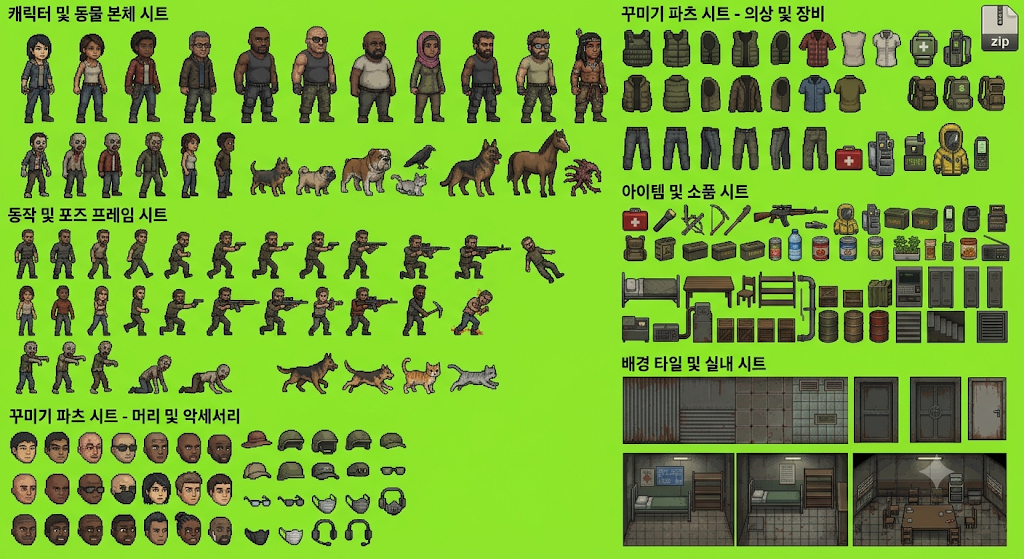
#> input picture legacy/asset-pipeline/source-sheet.png, 1024 x 559 px
$ python build.py
#> lines starting #> are read from the running program, lines starting #| are printed output that depends on the picture; after the words box and inside, x2 and y2 are one past the last pixel; in counts of white or black regions, pixels touching at a corner belong together
### legacy/asset-pipeline/extract.py
import sys, json
from PIL import Image, ImageDraw
import numpy as np
from scipy import ndimage as ndi
SRC='source-sheet.png'
def load():
    im=Image.open(SRC).convert('RGB'); a=np.array(im).astype(float)
#> in load, im is the input picture: PIL image 1024x559 RGB; mean R, G, B 116.9, 169.2, 50
    bg=np.array([144,230,45.]); d=np.abs(a-bg).sum(axis=2)
    m=np.maximum(a[:,:,0],a[:,:,2]); g=a[:,:,1]-m
#> after `m = np.maximum(a[:, :, 0], a[:, :, 2])`:
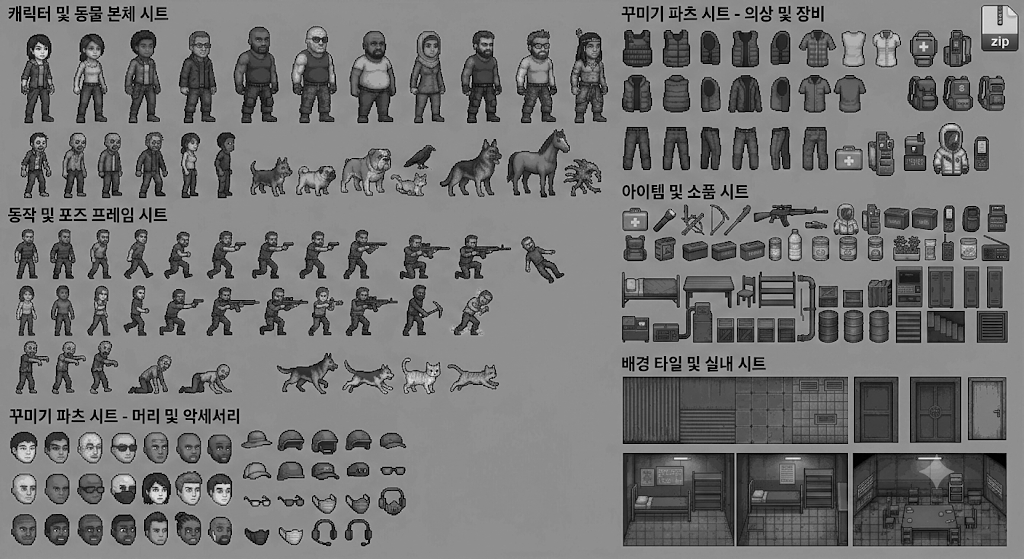
#> m: shape (559, 1024) float64; min 0, max 254, mean 117
#> after `g = a[:, :, 1] - m`:
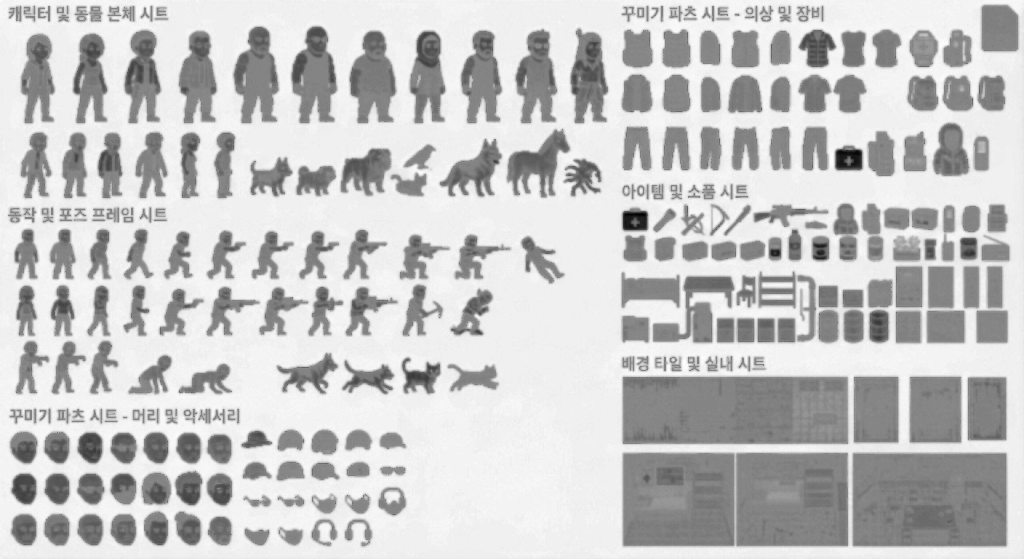
#> g: shape (559, 1024) float64; min -106, max 98, mean 52.2; drawn with min black and max white
    bgmask=(d<90)|((g>40)&(a[:,:,1]>140))
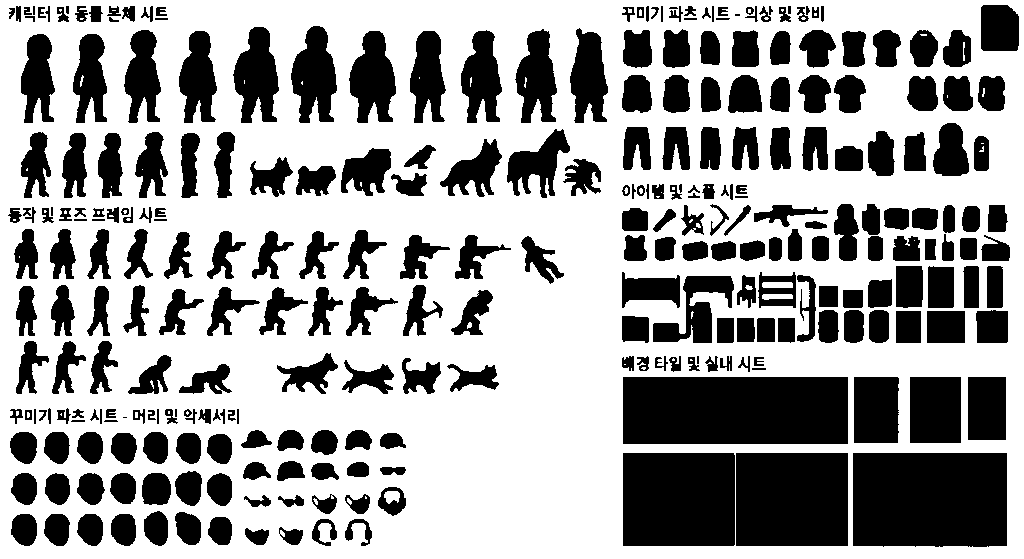
#> bgmask: shape (559, 1024) bool; 63.2% white; 294 black regions (7 under 20 px), largest, box (x1, y1, x2, y2) and area: (623, 377, 848, 444) 15075, (853, 453, 1007, 547) 14349, (736, 453, 848, 546) 10416
    fg=~bgmask
    # 배경과 맞닿은 가장자리 한 겹 제거 + 초록 번짐 억제
    keep=ndi.binary_erosion(fg,iterations=1)
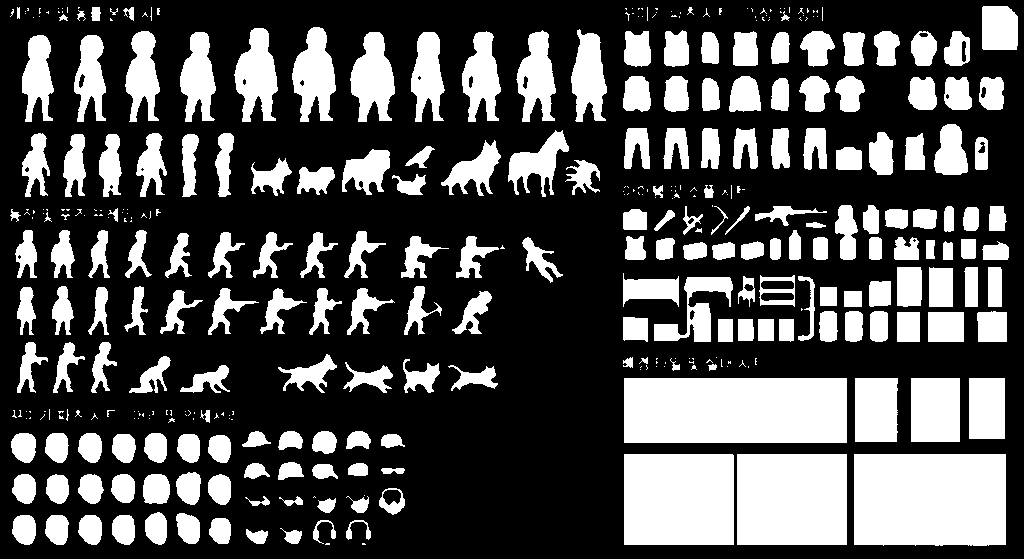
#> keep: shape (559, 1024) bool; 31.5% white; 384 white regions (176 under 20 px), largest, box (x1, y1, x2, y2) and area: (624, 378, 847, 443) 14495, (854, 454, 1006, 546) 13859, (737, 454, 847, 545) 10010
    a2=a.copy(); spill=(a[:,:,1]>m+6)&(g>12)&ndi.binary_dilation(bgmask,iterations=3)
#> after `spill = (a[:, :, 1] > m + 6) & (g > 12) & ndi.binary_dilation(bgmask, `: spill: shape (559, 1024) bool; 67.4% white; 405 black regions (161 under 20 px), largest, box (x1, y1, x2, y2) and area: (623, 377, 848, 444) 14707, (853, 454, 1006, 546) 14033, (737, 453, 848, 546) 10159
    a2[:,:,1]=np.where(spill,m,a[:,:,1])
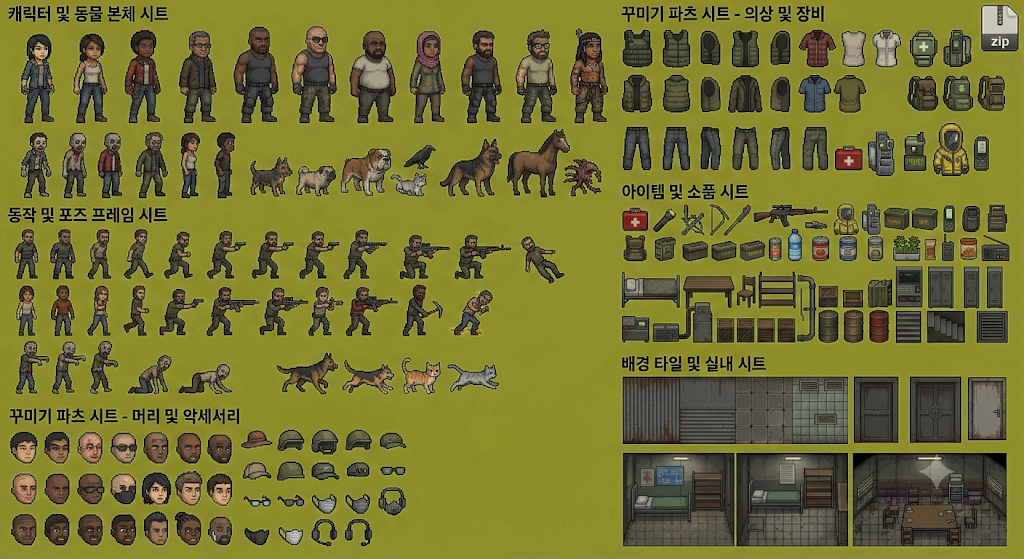
#> a2: shape (559, 1024, 3) float64; mean R, G, B 116.9, 115, 50
    rgba=np.dstack([a2.clip(0,255).astype(np.uint8),(keep*255).astype(np.uint8)])
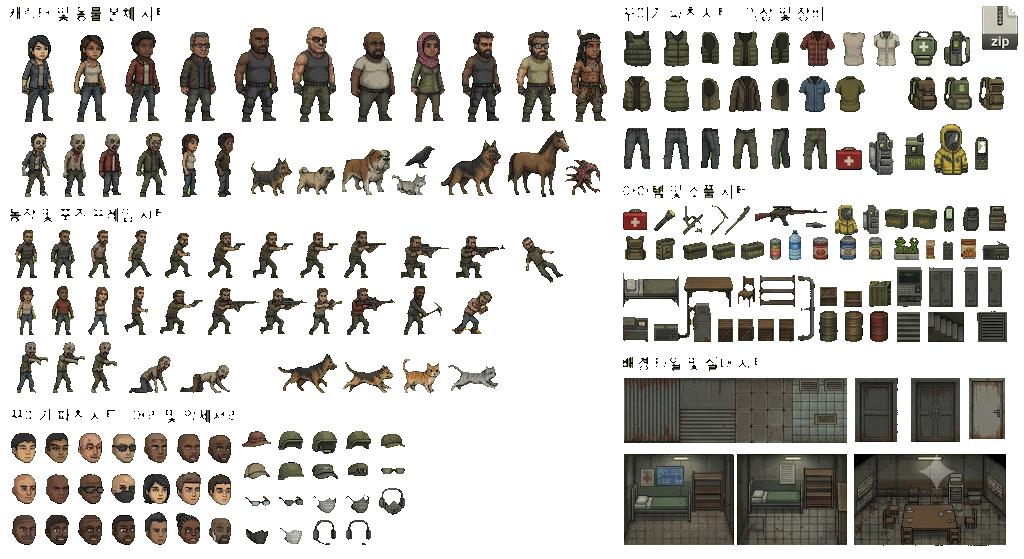
#> rgba: shape (559, 1024, 4); mean R, G, B, A 116.9, 115, 50, 80.2; transparent parts drawn white
    lab,n=ndi.label(ndi.binary_dilation(fg,iterations=2))
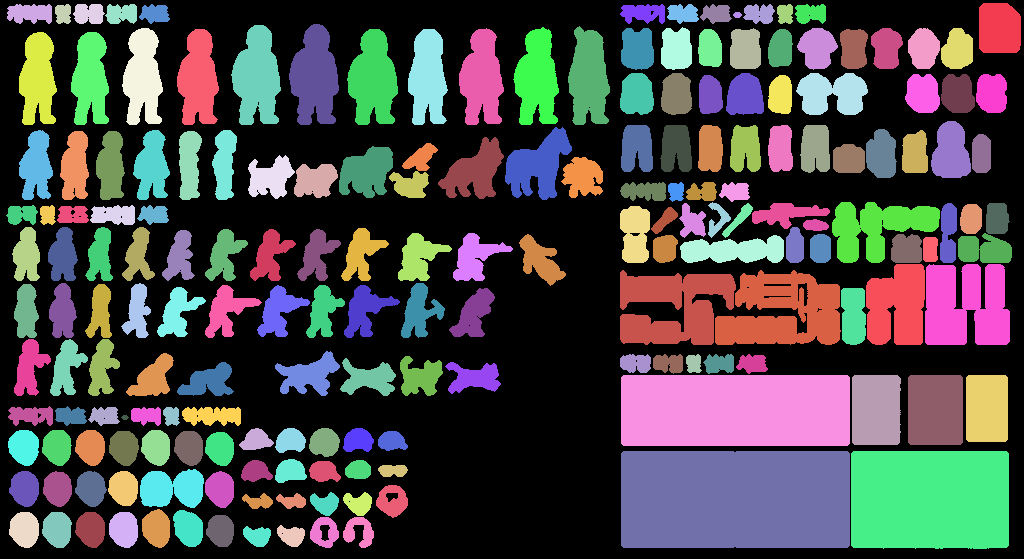
#> lab: shape (559, 1024) int32; 190 distinct labels, from 0 to 189; one colour per label, 0 black
#> n = 189
    boxes=[]
    for s in ndi.find_objects(lab):
        y0,y1,x0,x1=s[0].start,s[0].stop,s[1].start,s[1].stop
        if x1-x0>=8 and y1-y0>=8: boxes.append((max(0,x0+1),max(0,y0+1),x1-1,y1-1))
#> this loop made 189 passes
#> (y0, y1, x0, x1) on passes 1 to 3: (3, 53, 979, 1021), (4, 24, 7, 52), (4, 24, 55, 71)
#> after the loop, boxes = 187 items, first 6: (980, 4, 1020, 52), (8, 5, 51, 23), (56, 5, 70, 23), (74, 5, 104, 23), (106, 5, 136, 23), (140, 5, 169, 23)
    boxes.sort(key=lambda b:(b[1]//40,b[0]))
    return Image.fromarray(rgba,'RGBA'),boxes
# [7 lines that do not run on import are left out]

### legacy/asset-pipeline/build.py
"""시트에서 잘라낸 소품 + 직접 그린 대형 설비로 방 배경 PNG와 캐릭터 PNG를 만든다."""
import json, os, random
from PIL import Image, ImageDraw, ImageFilter, ImageChops
import numpy as np
from extract import load

SHEET, BOXES = load()
#> BOXES = 187 items, first 6: (8, 5, 51, 23), (20, 33, 56, 124), (56, 5, 70, 23), (72, 33, 108, 124), (74, 5, 104, 23), (106, 5, 136, 23)
#> (the run stopped early here; a loop or call above may not have finished)
